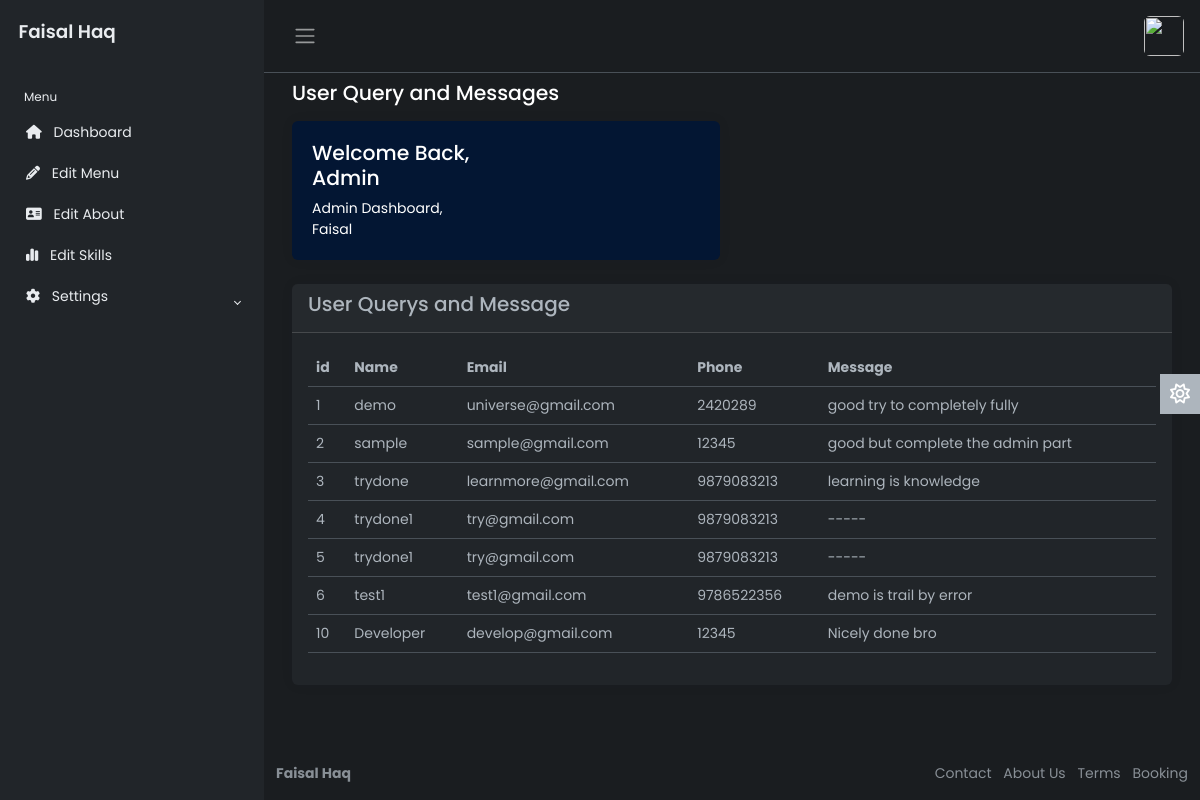
/admin/ (signed in), run on the app's committed database.
### tables this page shows
CREATE TABLE `tb_message` (
  `id` int(100) NOT NULL,
  `name` varchar(255) NOT NULL,
  `email` varchar(255) NOT NULL,
  `phone` varchar(255) NOT NULL,
  `message` varchar(255) NOT NULL
);

### php/home.php (the view, shortened to what this page needs)
<div class="container-fluid">
                    <div class="mb-3">
                        <h4>User Query and Messages</h4>
                    </div>
                    <div class="row">
                        <div class="col-12 col-md-6 d-flex">
                            <div class="card flex-fill border-0 illustration">
                                <div class="card-body p-0 d-flex flex-fill">
                                    <div class="row g-0 w-100">
                                        <div class="col-6">
                                            <div class="p-3 m-1">
                                                <h4>Welcome Back, Admin</h4>
                                                <p class="mb-0">Admin Dashboard, Faisal</p>
                                            </div>
                                        </div>
                                        <div class="col-6 align-self-end text-end">
                                        </div>
                                    </div>
                                </div>
                            </div>
                        </div>
                    </div>
                    <div class="card border-0">
                        <div class="card-header">
                            <h5 class="card-title">
                                User Querys and Message
                            </h5>
                        </div>
                        <div class="card-body">
                            <table class="table">
                                <thead>
                                    <tr>
                                        <th scope="col">id</th>
                                        <th scope="col">Name</th>
                                        <th scope="col">Email</th>
                                        <th scope="col">Phone</th>
                                        <th scope="col">Message</th>
                                    </tr>
                                </thead>
                                <tbody>
                                <?php while($r=mysqli_fetch_assoc($q)){?>
                                    <tr>
                                     <td><?php echo $r['id'];?></td>
                                     <td><?php echo $r['name'];?></td>
                                     <td><?php echo $r['email'];?></td>
                                     <td><?php echo $r['phone'];?></td>
                                    <td><?php echo $r['message'];?></td>
                                    </tr>
                                    <?php }?>
                                </tbody>
                            </table>
                        </div>
                    </div>
                </div>

### admin/index.php (shortened to what this page needs)
<?php
include("../includes/db.php");
if (isset($_SESSION['id'])) {
    $q = mysqli_query($connection, "SELECT * from tb_message");
}
else {
    header('Location:../pages/login.php');
}
?>
<!DOCTYPE html>
<html lang="en" data-bs-theme="dark">
<head>
    <link rel="stylesheet" href="https://cdn.jsdelivr.net/npm/bootstrap@5.3.0-alpha2/dist/css/bootstrap.min.css">
    <link rel="stylesheet" href="../css/style.css">
</head>
<body>
    <div class="wrapper">
        <aside id="sidebar" class="js-sidebar">
            <div class="h-100">
                <div class="sidebar-logo">
                    <a href="#">Faisal Haq</a>
                </div>
                <ul class="sidebar-nav">
                    <li class="sidebar-header">
                        Menu
                    </li>
                    <li class="sidebar-item">
                        <a href="index.php?page=home" class="sidebar-link">
                            <i class="fa-solid fa-house pe-2"></i>
                            Dashboard
                        </a>
                    </li>
                    <li class="sidebar-item">
                        <a href="index.php?page=edithome" class="sidebar-link">
                            <i class="fa-solid fa-pencil pe-2"></i>
                            Edit Menu
                        </a>
                    </li>
                    <li class="sidebar-item">
                        <a href="index.php?page=editabout" class="sidebar-link">
                            <i class="fa-solid fa-address-card pe-2"></i>
                            Edit About
                        </a>
                    </li>
                    <li class="sidebar-item">
                        <a href="index.php?page=editskill" class="sidebar-link">
                            <i class="fa-solid fa-chart-simple pe-2"></i>
                            Edit Skills
                        </a>
                    </li>
                </ul>
                <li class="sidebar-item">
                        <a  class="sidebar-link collapsed" data-bs-target="#auth" data-bs-toggle="collapse"
                            aria-expanded="false"><i class="fa-solid fa-gear pe-2"></i>
                            Settings
                        </a>
                    </li>
            </div>
        </aside>
        <div class="main">
            <nav class="navbar navbar-expand px-3 border-bottom">
                <button class="btn" id="sidebar-toggle" type="button">
                    <span class="navbar-toggler-icon"></span>
                </button>
                <div class="navbar-collapse navbar">
                    <ul class="navbar-nav">
                        <li class="nav-item dropdown">
                            <a href="#" data-bs-toggle="dropdown" class="nav-icon pe-md-0">
                                <img src="image/profile.jpg" class="avatar img-fluid rounded" alt="">
                            </a>
                        </li>
                    </ul>
                </div>
            </nav>
            <main class="content px-3 py-2">
            <?php
            $page = isset($_GET['page']) ? ($_GET['page']) : 'home';
            include "../php/" . $page . ".php";
            ?>
            </main>
            <a href="#" class="theme-toggle">
                <i class="fa-regular fa-sun"></i>
            </a>
            <footer class="footer">
                <div class="container-fluid">
                    <div class="row text-muted">
                        <div class="col-6 text-start">
                            <p class="mb-0">
                                <a href="#" class="text-muted">
                                    <strong>Faisal Haq</strong>
                                </a>
                            </p>
                        </div>
                        <div class="col-6 text-end">
                            <ul class="list-inline">
                                <li class="list-inline-item">
                                    <a href="#" class="text-muted">Contact</a>
                                </li>
                                <li class="list-inline-item">
                                    <a href="#" class="text-muted">About Us</a>
                                </li>
                                <li class="list-inline-item">
                                    <a href="#" class="text-muted">Terms</a>
                                </li>
                                <li class="list-inline-item">
                                    <a href="#" class="text-muted">Booking</a>
                                </li>
                            </ul>
                        </div>
                    </div>
                </div>
            </footer>
        </div>
    </div>
</body>
</html>

### css/style.css (style rules this page uses)
body { font-family: 'Poppins', sans-serif; font-size: 0.875rem; opacity: 1; overflow-y: scroll; margin: 0; }
a { cursor: pointer; text-decoration: none; font-family: 'Poppins', sans-serif; }
li { list-style: none; }
h4 { font-family: 'Poppins', sans-serif; font-size: 1.275rem; color: var(--bs-emphasis-color); }
.wrapper { align-items: stretch; display: flex; width: 100%; }
#sidebar { max-width: 264px; min-width: 264px; background: var(--bs-dark); transition: all 0.35s ease-in-out; }
.main { display: flex; flex-direction: column; min-height: 100vh; min-width: 0; overflow: hidden; transition: all 0.35s ease-in-out; width: 100%; background: var(--bs-dark-bg-subtle); }
.sidebar-logo { padding: 1.15rem; }
.sidebar-logo a { color: #e9ecef; font-size: 1.15rem; font-weight: 600; }
.sidebar-nav { flex-grow: 1; list-style: none; margin-bottom: 0; padding-left: 0; margin-left: 0; }
.sidebar-header { color: #e9ecef; font-size: .75rem; padding: 1.5rem 1.5rem .375rem; }
a.sidebar-link { padding: .625rem 1.625rem; color: #e9ecef; position: relative; display: block; font-size: 0.875rem; }
.sidebar-link[data-bs-toggle="collapse"]::after { border: solid; border-width: 0 .075rem .075rem 0; content: ""; display: inline-block; padding: 2px; position: absolute; right: 1.5rem; top: 1.4rem; transform: rotate(-135deg); transition: all .2s ease-out; }
.sidebar-link[data-bs-toggle="collapse"].collapsed::after { transform: rotate(45deg); transition: all .2s ease-out; }
.avatar { height: 40px; width: 40px; }
.navbar-expand .navbar-nav { margin-left: auto; }
.content { flex: 1; max-width: 100vw; width: 100vw; }
@media (min-width:768px) { .content { max-width: auto; width: auto; } }
.card { box-shadow: 0 0 .875rem 0 rgba(34, 46, 60, .05); margin-bottom: 24px; }
.illustration { background-color: var(--bs-primary-bg-subtle); color: var(--bs-emphasis-color); }
.theme-toggle { position: fixed; top: 50%; transform: translateY(-65%); text-align: center; z-index: 10; right: 0; left: auto; border: none; background-color: var(--bs-body-color); }
html[data-bs-theme="dark"] .theme-toggle .fa-sun, html[data-bs-theme="light"] .theme-toggle .fa-moon { cursor: pointer; padding: 10px; display: block; font-size: 1.25rem; color: #FFF; }

### php/home.php (style rules this page uses)
.card-body { overflow-x: scroll; }

### data on the page
tb_message: id "1", name "demo", email "universe@gmail.com", phone "2420289", message "good try to completely fully"
tb_message: id "2", name "sample", email "sample@gmail.com", phone "12345", message "good but complete the admin part"
tb_message: id "3", name "trydone", email "learnmore@gmail.com", phone "9879083213", message "learning is knowledge"
tb_message: id "4", name "trydone1", email "try@gmail.com", phone "9879083213", message "-----"
tb_message: id "5", name "trydone1", email "try@gmail.com", phone "9879083213", message "-----"
tb_message: id "6", name "test1", email "test1@gmail.com", phone "9786522356", message "demo is trail by error"
tb_message: id "10", name "Developer", email "develop@gmail.com", phone "12345", message "Nicely done bro"
